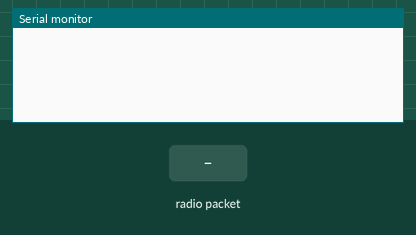
Simulated run of this sketch. Board: Arduino Uno, built with avr-gcc and run on an emulated ATmega328P. On the bench: the last lines printed to the serial monitor. Inputs (shaded band) come from the test bench. No radio packets arrive unless stated.

Above: at 1.2 s.
1.3 s: radio packet "1" arrives
At 2.1 s:
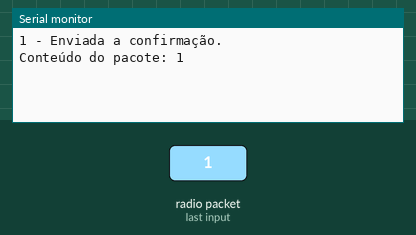
2.8 s: radio packet "0" arrives
At 3.2 s:
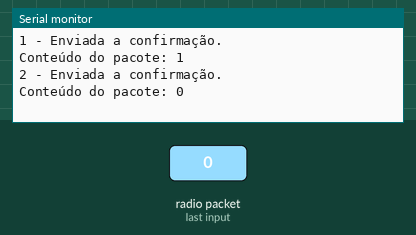
4.3 s: radio packet "2" arrives
At 5.6 s:
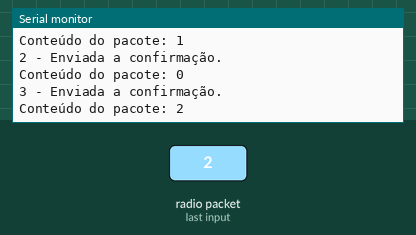

The sketch:

recebe_rtt.ino
```cpp
#include <SPI.h>
#include "nRF24L01.h"
#include "RF24.h"
#include "printf.h"
#define N 2000

RF24 radio(4,5);    // Configuração CE, CSN

byte address[2][6] = {"1Node","2Node"};       // Endereços para a comunicação entre os transceivers
bool recebe = true;
unsigned int x = 1;
char msg[32]="";

void setup(void){
  Serial.begin(9600);
  radio.begin();
  radio.setChannel(60);                     // Canal 60 (0-125) f0 = 2460 MHz
  radio.openWritingPipe(address[1]);        // Abre o canal de escrita
  radio.openReadingPipe(1, address[0]);     // Abre o canal de leitura
  radio.disableCRC();                       // Desabilita o controlo de erros
  radio.setAutoAck(false);
  radio.setDataRate(RF24_2MBPS );           // Taxa de transmissão
  radio.setPALevel(RF24_PA_LOW);            // Potência de transmissão
  radio.startListening();
}

void loop(void){
  if (recebe){
    while ( radio.available()==false);
      radio.read( &msg, sizeof(msg));       // Recebe a mensagem
      radio.stopListening();
      while (radio.write( &msg, sizeof(msg))==false); // Envia a confirmação
      radio.startListening();
      Serial.print("\n");
      Serial.print(x);
      Serial.print(" - Enviada a confirmação.");
      Serial.print("\nConteúdo do pacote: ");
      Serial.print(msg);
      x++;

      if(x>N){
          radio.stopListening();
          recebe=false;
          Serial.print("\nFIM");
          delay(5000);
      }
  }
}
```

Measured:
- after the input at 1.3 s, the serial monitor: prints a new line at once (image 1)
- after the input at 2.8 s, the serial monitor: prints a new line at once (image 2)
- after the input at 4.3 s, the serial monitor: prints a new line at once (image 3)
